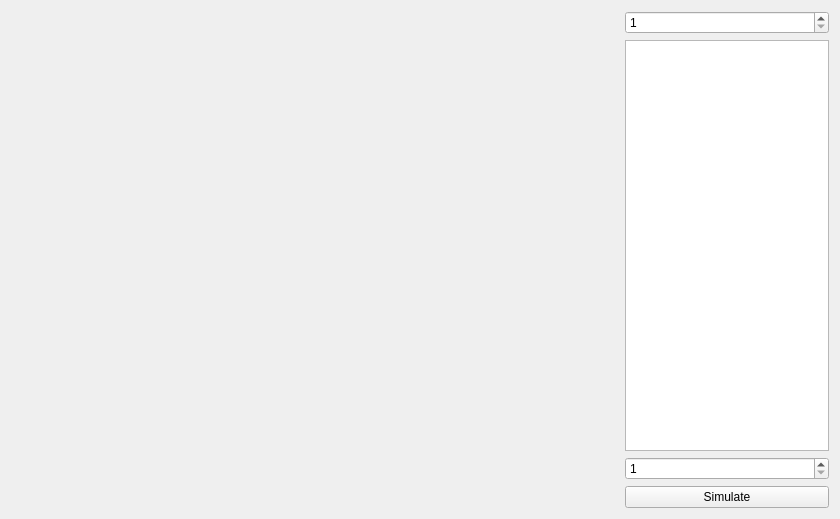
<?xml version="1.0" encoding="UTF-8"?>
<ui version="4.0">
 <class>MemoryAllocatorTesterClass</class>
 <widget class="QWidget" name="MemoryAllocatorTesterClass">
  <property name="geometry">
   <rect>
    <x>0</x>
    <y>0</y>
    <width>840</width>
    <height>519</height>
   </rect>
  </property>
  <property name="windowTitle">
   <string>MemoryAllocatorTester</string>
  </property>
  <layout class="QHBoxLayout" name="horizontalLayout" stretch="3,1">
   <item>
    <layout class="QVBoxLayout" name="monitor_layout"/>
   </item>
   <item>
    <layout class="QVBoxLayout" name="verticalLayout">
     <item>
      <widget class="QSpinBox" name="users">
       <property name="minimum">
        <number>1</number>
       </property>
       <property name="maximum">
        <number>1000</number>
       </property>
      </widget>
     </item>
     <item>
      <widget class="QListWidget" name="user_list"/>
     </item>
     <item>
      <widget class="QSpinBox" name="steps">
       <property name="minimum">
        <number>1</number>
       </property>
       <property name="maximum">
        <number>1000</number>
       </property>
      </widget>
     </item>
     <item>
      <widget class="QPushButton" name="simulate">
       <property name="text">
        <string>Simulate</string>
       </property>
      </widget>
     </item>
    </layout>
   </item>
  </layout>
 </widget>
 <layoutdefault spacing="6" margin="11"/>
 <resources>
  <include location="MemoryAllocatorTester.qrc"/>
 </resources>
 <connections/>
</ui>
